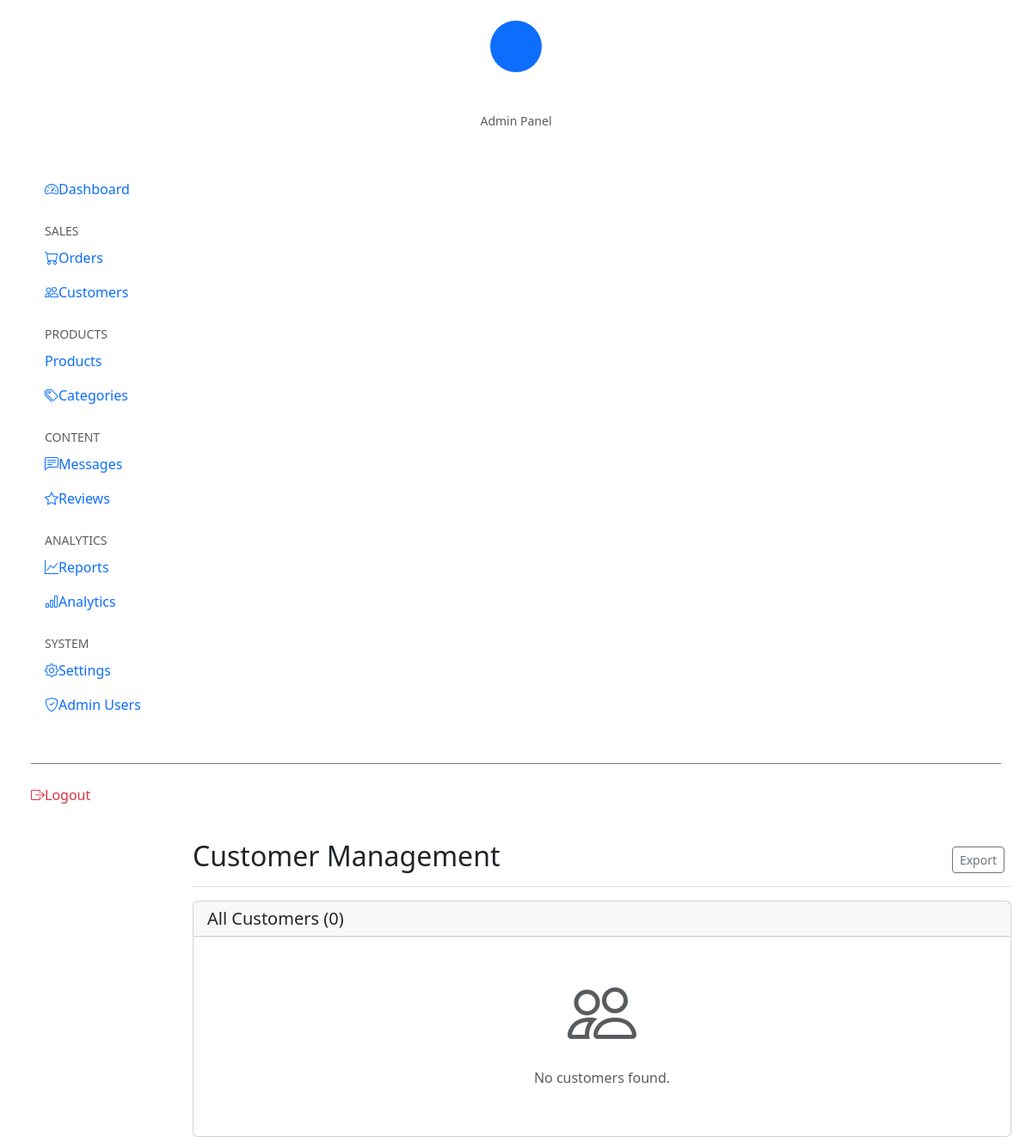
Page /admin/manage_customers.php?phone=+251-911-223344 (signed in) on the earlier database version.
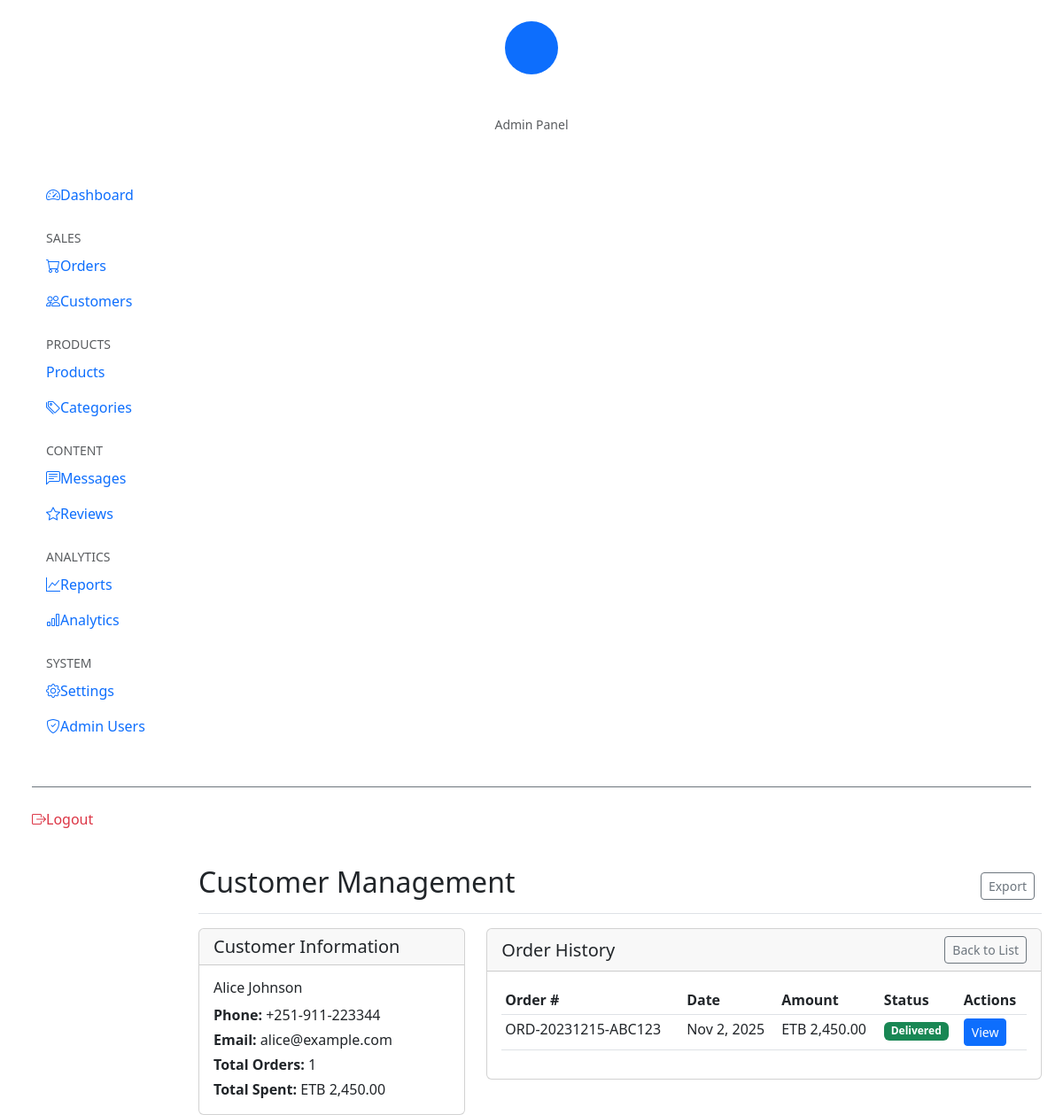
Same page on the later database version.
### tables this page shows
CREATE TABLE orders (
    id INT PRIMARY KEY AUTO_INCREMENT,
    order_number VARCHAR(255) UNIQUE NOT NULL,
    customer_name VARCHAR(255) NOT NULL,
    customer_phone VARCHAR(255) NOT NULL,
    customer_email VARCHAR(255) NOT NULL,
    delivery_address TEXT NOT NULL,
    delivery_date DATE NOT NULL,
    total_amount DECIMAL(10,2) NOT NULL,
    delivery_time VARCHAR(50) DEFAULT '09:00-12:00',
    special_instructions TEXT,
    status ENUM('pending', 'confirmed', 'preparing', 'ready', 'out_for_delivery', 'delivered', 'cancelled') DEFAULT 'pending',
    payment_status ENUM('pending', 'paid', 'failed', 'refunded', 'cancelled') DEFAULT 'pending',
    payment_method VARCHAR(50) DEFAULT 'cash',
    payment_notes TEXT,
    refund_amount DECIMAL(10,2) DEFAULT 0,
    refund_reason TEXT,
    created_at TIMESTAMP DEFAULT CURRENT_TIMESTAMP,
    updated_at TIMESTAMP DEFAULT CURRENT_TIMESTAMP ON UPDATE CURRENT_TIMESTAMP
);

### admin/manage_customers.php (the view, shortened to what the changed rows need)
<?php
$customers = $conn->query("
    SELECT
        customer_phone,
        customer_name,
        customer_email,
        COUNT(*) as order_count,
        SUM(total_amount) as total_spent,
        MAX(created_at) as last_order_date
    FROM orders
    GROUP BY customer_phone, customer_name, customer_email
    ORDER BY last_order_date DESC
")->fetch_all(MYSQLI_ASSOC);
$customer_details = null;
$customer_orders = [];
if (isset($_GET['phone'])) {
    $phone = $_GET['phone'];
    $customer_details = $conn->query("
        SELECT DISTINCT customer_phone, customer_name, customer_email
        FROM orders
        WHERE customer_phone = '$phone'
    ")->fetch_assoc();
    $customer_orders = $conn->query("
        SELECT * FROM orders
        WHERE customer_phone = '$phone'
        ORDER BY created_at DESC
    ")->fetch_all(MYSQLI_ASSOC);
}
?>
<!DOCTYPE html>
<html lang="en">
<head>
    <link href="https://cdn.jsdelivr.net/npm/bootstrap@5.3.0/dist/css/bootstrap.min.css" rel="stylesheet">
    <link href="https://cdn.jsdelivr.net/npm/bootstrap-icons@1.10.0/font/bootstrap-icons.css" rel="stylesheet">
</head>
<body>
    <div class="container-fluid">
        <div class="row">
            <main class="col-md-9 ms-sm-auto col-lg-10 px-md-4">
                <div class="d-flex justify-content-between flex-wrap flex-md-nowrap align-items-center pt-3 pb-2 mb-3 border-bottom">
                    <h1 class="h2">Customer Management</h1>
                </div>
                <?php if (isset($_GET['phone']) && $customer_details): ?>
                    <div class="row">
                        <div class="col-md-4">
                            <div class="card">
                                <div class="card-header">
                                    <h5 class="mb-0">Customer Information</h5>
                                </div>
                                <div class="card-body">
                                    <h6><?= htmlspecialchars($customer_details['customer_name']) ?></h6>
                                    <p class="mb-1"><strong>Phone:</strong> <?= htmlspecialchars($customer_details['customer_phone']) ?></p>
                                    <p class="mb-1"><strong>Email:</strong> <?= htmlspecialchars($customer_details['customer_email']) ?></p>
                                    <p class="mb-1"><strong>Total Orders:</strong> <?= count($customer_orders) ?></p>
                                    <p class="mb-0"><strong>Total Spent:</strong> ETB <?= number_format(array_sum(array_column($customer_orders, 'total_amount')), 2) ?></p>
                                </div>
                            </div>
                        </div>
                        <div class="col-md-8">
                            <div class="card">
                                <div class="card-header d-flex justify-content-between align-items-center">
                                    <h5 class="mb-0">Order History</h5>
                                    <a href="?page=admin-customers" class="btn btn-sm btn-outline-secondary">Back to List</a>
                                </div>
                                <div class="card-body">
                                    <?php if (empty($customer_orders)): ?>
                                        <p class="text-muted">No orders found.</p>
                                    <?php else: ?>
                                        <div class="table-responsive">
                                            <table class="table table-sm">
                                                <thead>
                                                    <tr>
                                                        <th>Order #</th>
                                                        <th>Date</th>
                                                        <th>Amount</th>
                                                        <th>Status</th>
                                                        <th>Actions</th>
                                                    </tr>
                                                </thead>
                                                <tbody>
                                                    <?php foreach ($customer_orders as $order): ?>
                                                    <tr>
                                                        <td><?= $order['order_number'] ?></td>
                                                        <td><?= date('M j, Y', strtotime($order['created_at'])) ?></td>
                                                        <td>ETB <?= number_format($order['total_amount'], 2) ?></td>
                                                        <td>
                                                            <span class="badge bg-<?=
                                                                $order['status'] === 'delivered' ? 'success' :
                                                                ($order['status'] === 'pending' ? 'warning' : 'secondary')
                                                            ?>">
                                                                <?= ucfirst($order['status']) ?>
                                                            </span>
                                                        </td>
                                                        <td>
                                                            <a href="../?page=admin-orders&id=<?= $order['id'] ?>" class="btn btn-sm btn-primary">View</a>
                                                        </td>
                                                    </tr>
                                                    <?php endforeach; ?>
                                                </tbody>
                                            </table>
                                        </div>
                                    <?php endif; ?>
                                </div>
                            </div>
                        </div>
                    </div>
                <?php else: ?>
                    <div class="card">
                        <div class="card-header">
                            <h5 class="mb-0">All Customers (<?= count($customers) ?>)</h5>
                        </div>
                        <div class="card-body">
                            <?php if (empty($customers)): ?>
                                <div class="text-center py-4">
                                    <i class="bi bi-people display-1 text-muted"></i>
                                    <p class="text-muted mt-3">No customers found.</p>
                                </div>
                            <?php endif; ?>
                        </div>
                    </div>
                <?php endif; ?>
            </main>
        </div>
    </div>
</body>
</html>

Differences in the rows shown:
added orders: order_number "ORD-20231215-ABC123", created_at "Nov 2, 2025", total_amount "2,450.00", status "Delivered"
Other differences:
$customer_details['customer_name']: (not shown) → "Alice Johnson"
$customer_details['customer_phone']: (not shown) → "+251-911-223344"
$customer_details['customer_email']: (not shown) → "alice@example.com"
count($customer_orders): (not shown) → "1"
array_sum(array_column($customer_orders, 'total_amount')): (not shown) → "2,450.00"
count($customers): "0" → (not shown)
text no longer shown: "All Customers ( ) No customers found."
text now shown: "Customer Information Phone: Email: Total Orders: Total Spent: ETB Order History Back to List Order # Date Amount Status Actions"
